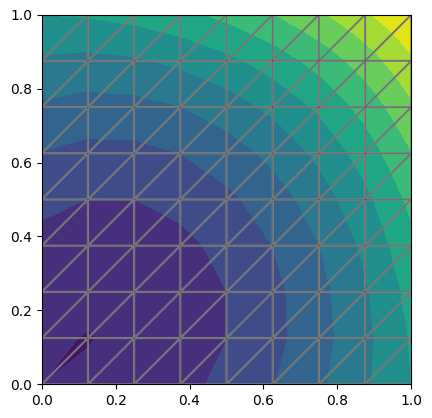

Write the Python code that produced this figure.
import fenics as fen

# Create mesh and define function space
mesh = fen.UnitSquareMesh(8, 8)
V = fen.FunctionSpace(mesh, 'P', 1)

# Define boundary condition
u_D = fen.Expression('1 + x[0]*x[0] + x[1]*x[1]', degree=2)

def boundary(x, on_boundary):
	return on_boundary

bc = fen.DirichletBC(V, u_D, boundary)

# Define variational problem
u = fen.TrialFunction(V)
v = fen.TestFunction(V)
f = fen.Constant(-6.0)
a = fen.dot(fen.grad(u), fen.grad(v))*fen.dx
L = f*v*fen.dx

# Compute solution
u = fen.Function(V)
fen.solve(a == L, u, bc)


# #--------------------------Ploting PVD------------------------
# # Plot solution and mesh
# plot(u)
# plot(mesh)
#
# # Save solution to file in VTK format
# vtkfile = File('Lenear_Poisson/Lenear_Poisson.pvd')
# vtkfile << u
#
# # Compute maximum error at vertices
# vertex_values_u_D = u_D.compute_vertex_values(mesh)
# vertex_values_u = u.compute_vertex_values(mesh)



#--------------------------Ploting pylab------------------------
#get array componets and triangulation :
v = u.compute_vertex_values(mesh)
x = mesh.coordinates()[:,0]
y = mesh.coordinates()[:,1]
t = mesh.cells()

import pylab as plb

ax = plb.axes()
cm = plb.get_cmap('viridis')

ax.tricontourf(x, y, t, v, 10, cmap = cm)
ax.triplot(x, y, t, '-', color='k', lw=0.2, alpha=0.4)

# Output in the file
print("Lenear_Poisson.pdf")
plb.savefig("results/Lenear_Poisson.%s" % "pdf", bbox_inches="tight")
print("Lenear_Poisson.png")
plb.savefig("results/Lenear_Poisson.%s" % "png", bbox_inches="tight")
